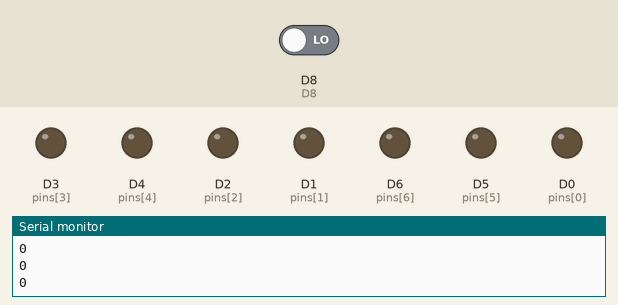
Simulated run of this sketch. Board: ESP8266 (NodeMCU). On the bench: output pins drawn as LEDs (lit = HIGH), the last lines printed to the serial monitor. Inputs (shaded band) come from the test bench; at power-on: D8 LOW.

Above: at 3.2 s.
3.3 s: D8 driven HIGH
At 4.7 s:
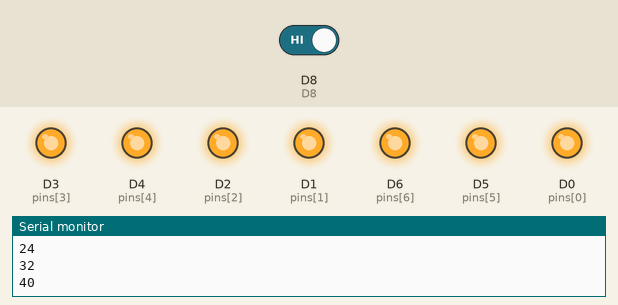
5.0 s: D8 driven LOW
At 5.8 s:
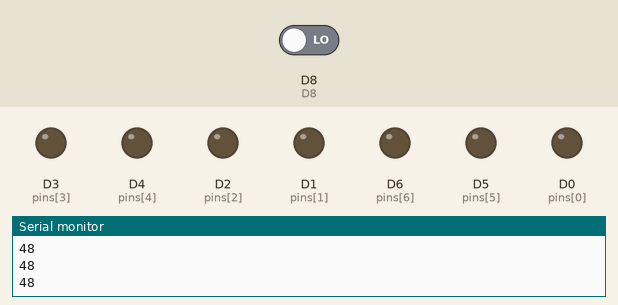
Timing chart, 0 to 8.0 s (numbered marks = the images above; inputs shaded):
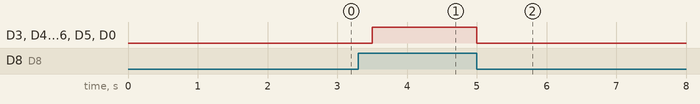

The sketch:

ledOrnek2.ino
```cpp
byte pins[8] = {D0,D1,D2,D3,D4,D5,D6,D7};
int sayac = 0;
void setup() {
  delay(2000);
  Serial.begin(9600); // seri portu başlat
  Serial.println("Merhaba");
  for(int i = 0; i<7; i++){
    pinMode(pins[i], OUTPUT); // tüm ledler çıkış ayarlandı
    digitalWrite(pins[i], LOW); // tüm ledleri söndür
  }
  pinMode(D8, INPUT); // D8'e bağlı butonun pini giriş oldu
}

void loop() {
  // butona basıldı mı kontrol
  if(digitalRead(D8) == HIGH) {
    for(int i = 0; i<8; i++) {
      sayac++;
      digitalWrite(pins[i], HIGH);
    }
  } else {
     for(int i = 0; i<8; i++) {
      digitalWrite(pins[i], LOW);
    }
  }
  Serial.println(sayac);
  delay(250); // 250 ms bekle
}
```

Measured:
- after the input at 3.3 s, D3 (pins[3]), D4 (pins[4]), D2 (pins[2]), D1 (pins[1]), D6 (pins[6]), D5 (pins[5]), D0 (pins[0]): LOW → HIGH after 0.20 s
- after the input at 5.0 s, D3 (pins[3]), D4 (pins[4]), D2 (pins[2]), D1 (pins[1]), D6 (pins[6]), D5 (pins[5]), D0 (pins[0]): HIGH → LOW at once
